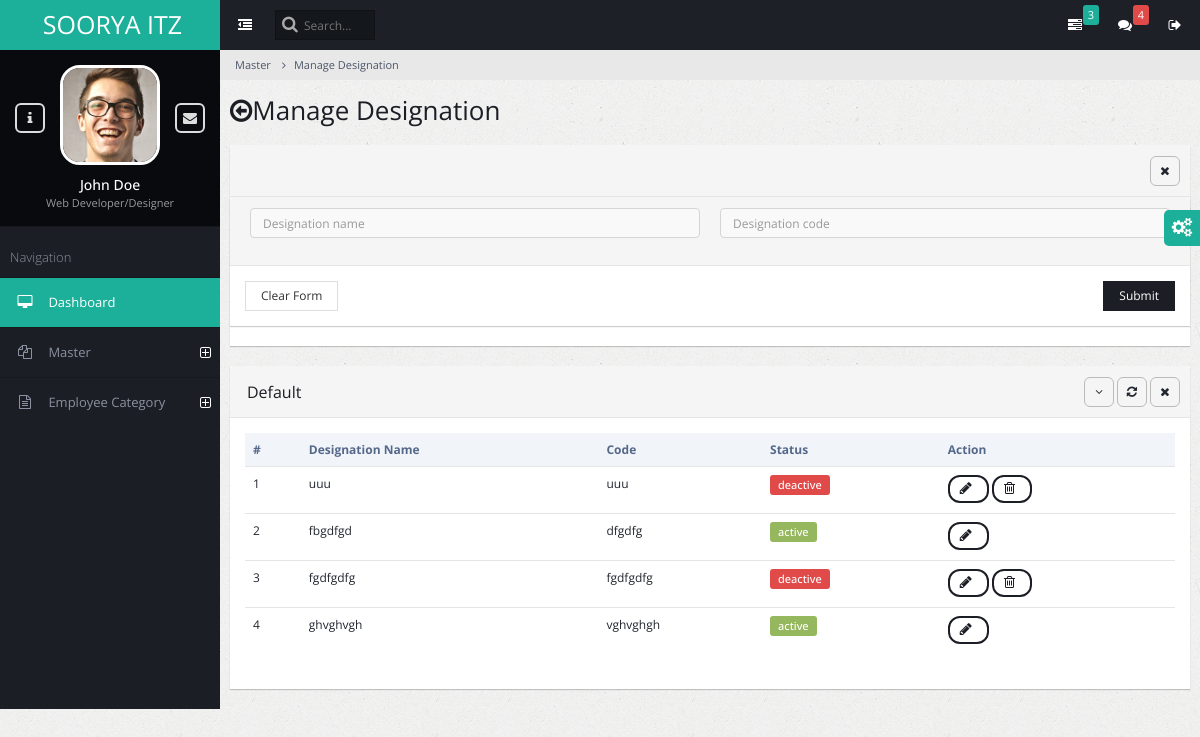
Page /admin_desig_manage/ on the earlier database version.
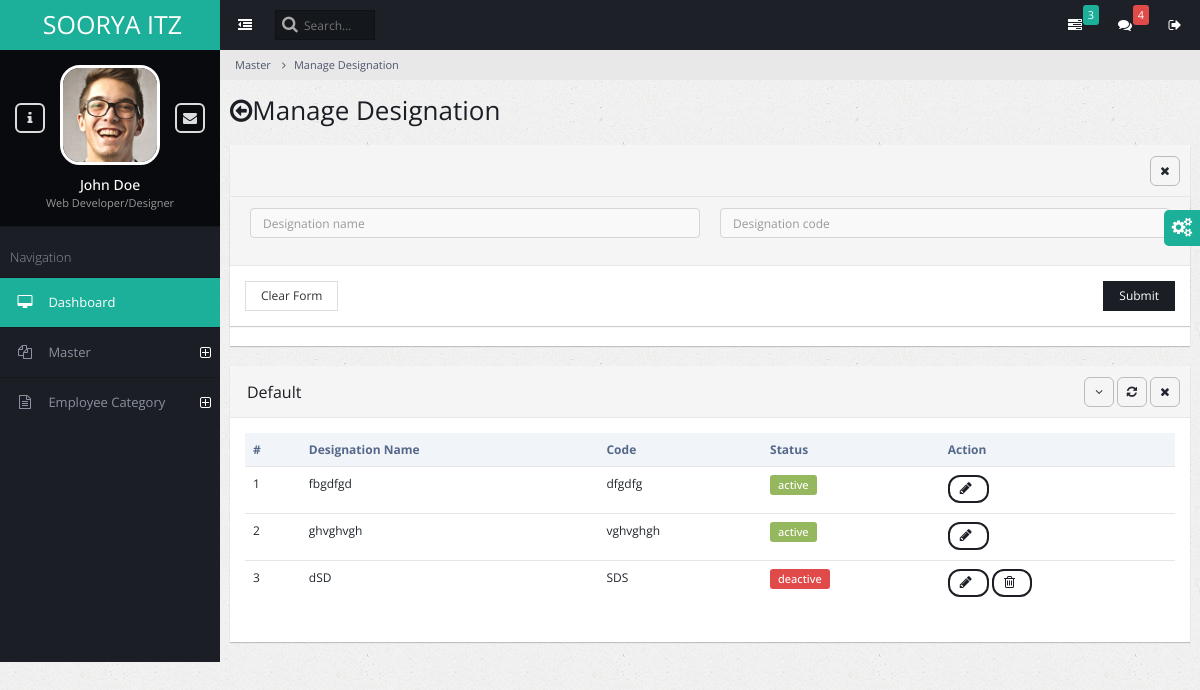
Same page on the later database version.
### admin_master/models.py (models this page shows)
class Academicdesignation(models.Model):
    designame = models.CharField(max_length=260)
    desigcode = models.CharField(max_length=260)
    desigstatus = models.IntegerField(default=1)

### admin_master/views.py (the view, shortened to what this page needs)
# urls.py: path('admin_desig_manage/', views.admin_designation_manage, name='admin_desig_manage'),
def admin_designation_manage(request):
    success_message = None
    error_message = None
    designations = Academicdesignation.objects.all()
    context = {
        'errormessage': error_message,
        'successmessage': success_message,
        'designations': designations,
    }
    return render(request, 'admin_master_designation_manage.html', context)

### admin_master/templates/admin_master_designation_manage.html (shortened to what the changed rows need)
{% extends "base.html" %}
{% block content %}
<div class="page-title">
    <h2><span class="fa fa-arrow-circle-o-left"></span>Manage Designation</h2>
</div>
<div class="page-content-wrap">
    <div class="row">
<div class="page-content-wrap">
    <div class="row">
        <div class="col-md-12">
                     <div class="panel panel-default">
                        <div class="panel-body">
                            <table class="table datatable">
                                <thead>
                                    <tr>
                                        <th>#</th>
                                        <th>Designation Name</th>
                                        <th>Code</th>
                                        <th>Status</th>
                                        <th>Action</th>
                                    </tr>
                                </thead>
                                <tbody>
                                    {% for designation in designations %}
                                    <tr id="{{designation.id}}">
                                        <td>{{ forloop.counter }}</td>
                                        <td>{{ designation.designame }}</td>
                                        <td>{{ designation.desigcode }}</td>
                                        <td> {%if designation.desigstatus == 1  %}
                      <p class="badge badge-success">active
                       </td>
                       {% else %}
                       <p class="badge badge-danger">deactive</td>
                         {% endif %}</td>
                                        <td>
                                            <button class="btn btn-primary btn-rounded"  onclick="edit_desirow({{designation.id}});">
                                                <span  id= "spinner{{designation.id}}" class="fa fa-pencil" ></span>
                                            </button>
                                            {% if  not designation.desigstatus == 1 %}
                                            <button class="btn btn-primary btn-rounded" >
                                                <span  id= "spinner{{designation.id}}" class="fa fa-trash-o" onClick="delete_des({{designation.id}})" >  </button>
                                                    {% endif %}
                                    </tr>
                                    {% endfor %}
                                </tbody>
                            </table>
                        </div>
                    </div>
{% endblock   %}

Differences in the rows shown:
removed Academicdesignation: designame "uuu", desigcode "uuu", desigstatus "deactive"
removed Academicdesignation: designame "fgdfgdfg", desigcode "fgdfgdfg", desigstatus "deactive"
added Academicdesignation: designame "dSD", desigcode "SDS", desigstatus "deactive"
